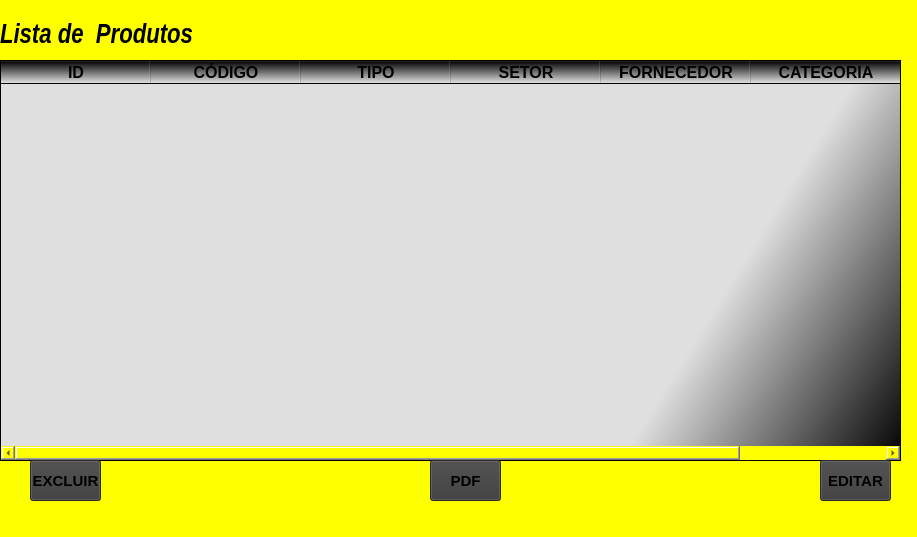
<?xml version="1.0" encoding="UTF-8"?>
<ui version="4.0">
 <class>MainWindow</class>
 <widget class="QMainWindow" name="MainWindow">
  <property name="geometry">
   <rect>
    <x>0</x>
    <y>0</y>
    <width>917</width>
    <height>537</height>
   </rect>
  </property>
  <property name="windowTitle">
   <string>MainWindow</string>
  </property>
  <property name="styleSheet">
   <string notr="true">background-color: rgb(255, 255, 0);</string>
  </property>
  <widget class="QWidget" name="centralwidget">
   <widget class="QLabel" name="label">
    <property name="geometry">
     <rect>
      <x>0</x>
      <y>20</y>
      <width>211</width>
      <height>31</height>
     </rect>
    </property>
    <property name="font">
     <font>
      <family>Arial Narrow</family>
      <pointsize>20</pointsize>
      <weight>75</weight>
      <italic>true</italic>
      <bold>true</bold>
     </font>
    </property>
    <property name="mouseTracking">
     <bool>false</bool>
    </property>
    <property name="text">
     <string>Lista de  Produtos</string>
    </property>
   </widget>
   <widget class="QTableWidget" name="tableWidget">
    <property name="geometry">
     <rect>
      <x>0</x>
      <y>60</y>
      <width>901</width>
      <height>401</height>
     </rect>
    </property>
    <property name="font">
     <font>
      <pointsize>13</pointsize>
      <weight>75</weight>
      <bold>true</bold>
     </font>
    </property>
    <property name="styleSheet">
     <string notr="true">background-color: qlineargradient(spread:pad, x1:0, y1:0, x2:1, y2:0, stop:0 rgba(0, 0, 0, 255), stop:1 rgba(255, 255, 255, 255));
background-color: qlineargradient(spread:pad, x1:1, y1:1, x2:0.71, y2:0.920909, stop:0 rgba(0, 0, 0, 255), stop:1 rgba(223, 223, 223, 255));</string>
    </property>
    <property name="gridStyle">
     <enum>Qt::NoPen</enum>
    </property>
    <attribute name="horizontalHeaderDefaultSectionSize">
     <number>150</number>
    </attribute>
    <column>
     <property name="text">
      <string>ID</string>
     </property>
     <property name="font">
      <font>
       <pointsize>12</pointsize>
       <weight>75</weight>
       <bold>true</bold>
      </font>
     </property>
     <property name="textAlignment">
      <set>AlignCenter</set>
     </property>
     <property name="background">
      <color>
       <red>249</red>
       <green>0</green>
       <blue>0</blue>
      </color>
     </property>
    </column>
    <column>
     <property name="text">
      <string>CÓDIGO</string>
     </property>
     <property name="font">
      <font>
       <pointsize>12</pointsize>
       <weight>75</weight>
       <bold>true</bold>
      </font>
     </property>
    </column>
    <column>
     <property name="text">
      <string>TIPO</string>
     </property>
     <property name="font">
      <font>
       <pointsize>12</pointsize>
       <weight>75</weight>
       <bold>true</bold>
      </font>
     </property>
    </column>
    <column>
     <property name="text">
      <string>SETOR</string>
     </property>
     <property name="font">
      <font>
       <pointsize>12</pointsize>
       <weight>75</weight>
       <bold>true</bold>
      </font>
     </property>
    </column>
    <column>
     <property name="text">
      <string>FORNECEDOR</string>
     </property>
     <property name="font">
      <font>
       <family>MS Shell Dlg 2</family>
       <pointsize>12</pointsize>
       <weight>75</weight>
       <bold>true</bold>
      </font>
     </property>
    </column>
    <column>
     <property name="text">
      <string>CATEGORIA</string>
     </property>
     <property name="font">
      <font>
       <pointsize>12</pointsize>
       <weight>75</weight>
       <bold>true</bold>
      </font>
     </property>
    </column>
   </widget>
   <widget class="QPushButton" name="pushButton_1">
    <property name="geometry">
     <rect>
      <x>430</x>
      <y>460</y>
      <width>71</width>
      <height>41</height>
     </rect>
    </property>
    <property name="font">
     <font>
      <pointsize>11</pointsize>
      <weight>75</weight>
      <bold>true</bold>
     </font>
    </property>
    <property name="styleSheet">
     <string notr="true">background-color: rgb(58, 58, 58);</string>
    </property>
    <property name="text">
     <string>PDF</string>
    </property>
   </widget>
   <widget class="QPushButton" name="pushButton_2">
    <property name="geometry">
     <rect>
      <x>30</x>
      <y>460</y>
      <width>71</width>
      <height>41</height>
     </rect>
    </property>
    <property name="font">
     <font>
      <pointsize>11</pointsize>
      <weight>75</weight>
      <bold>true</bold>
     </font>
    </property>
    <property name="styleSheet">
     <string notr="true">background-color: rgb(58, 58, 58);</string>
    </property>
    <property name="text">
     <string>EXCLUIR</string>
    </property>
   </widget>
   <widget class="QPushButton" name="pushButton_3">
    <property name="geometry">
     <rect>
      <x>820</x>
      <y>460</y>
      <width>71</width>
      <height>41</height>
     </rect>
    </property>
    <property name="font">
     <font>
      <pointsize>11</pointsize>
      <weight>75</weight>
      <bold>true</bold>
     </font>
    </property>
    <property name="styleSheet">
     <string notr="true">background-color: rgb(58, 58, 58);</string>
    </property>
    <property name="text">
     <string>EDITAR</string>
    </property>
   </widget>
  </widget>
  <widget class="QStatusBar" name="statusbar"/>
 </widget>
 <resources/>
 <connections/>
</ui>
